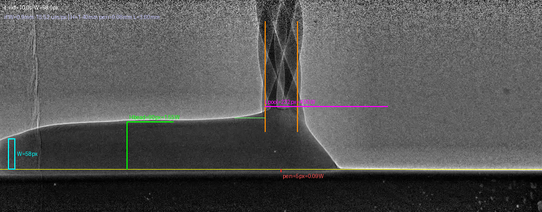
#> input picture validation/annotated/annot2_f_0021.png, 542 x 212 px, shrunk from 1024 x 400 before the run, found by its file name
$ python compare_val3mm_defocus.py
#> lines starting #> are read from the running program, lines starting #| are printed output that depends on the picture
import matplotlib; matplotlib.use("Agg")
import matplotlib.pyplot as plt
from matplotlib.image import imread
V="/workspace/validation/annotated/"; S="/workspace/laser_wire_ded_viz/val3mm_fe_ni_defocus/"
out=S+"comparison/val3mm_defocus_vs_experiment.png"
plt.rcParams.update({"text.color":"#ddd","axes.edgecolor":"#555"})
fig=plt.figure(figsize=(16,13),facecolor="#16161a")
fig.suptitle("Laser wire DED validation: experiment vs sim 'val3mm_fe_ni_defocus' (600 W, 2.67 mm/s, WFS 18.2 mm/s, focus -1.5 mm, A_wire 0.25 / A_sub 0.35, 3 mm track)",
             color="#f5c542",fontsize=13,x=0.01,ha="left",y=0.985)
gs=fig.add_gridspec(3,2,height_ratios=[1,1,0.9],hspace=0.12,wspace=0.04,left=0.01,right=0.99,top=0.95,bottom=0.01)
panels=[(V+"annot2_f_0021.png","Exp X-ray: H = 1.32 ± 0.20 mm, pool L = 3.33 mm, pen ~0.08 mm (guide 0.25-0.45); tip in pool, no ball"),
        (S+"latest_section_long.png","Sim t = 1.12 s: tip in pool, no ball; plateau H ~0.85 mm, pool L 3.7-3.9 mm, pen 0.08-0.17 mm"),
        (V+"eds_measured.png","Exp EDS long section: H 0.94 mm, unmelted Fe 5-12 %, d ~0.19 mm, along the whole track, inside the bead"),
        (S+"build_long_section.png","Sim build (first ~1 mm): unmelted Fe 11.5 %, 6 pieces d 0.11-0.42 mm, sitting below the plate line")]
for i,(f,t) in enumerate(panels):
    ax=fig.add_subplot(gs[i//2,i%2]); ax.imshow(imread(f)); ax.set_xticks([]); ax.set_yticks([])
    ax.set_title(t,fontsize=9.5,color="#ddd",loc="left")
    ax.set_facecolor("#16161a")
ax=fig.add_subplot(gs[2,:]); ax.axis("off")
rows=[("metric","Experiment","Sim (defocus, 3 mm)","verdict"),
("wire tip / balling","tip in pool, no ball","tip in pool (tip z 0.8 mm), no ball","match"),
("bead height [mm]","1.32 ± 0.20 (X-ray); EDS 0.94","~0.85 plateau behind pool (probe 0.70)","too low (~35 %)"),
("bead area [mm²]","~2.3-2.4 (bead-vol. match)","0.9-1.0 at probe; ~1.5 wire metal per mm of track","feed under-delivered"),
("delivered wire area [mm²]","0.353 nominal (5 x 0.3 mm)","~0.20 effective (from metal-volume balance)","~56 % of nominal"),
("penetration [mm]","0.08 ± 0.03 (auto); guide 0.25-0.45","0.085 avg last 20 %; 0.17 latest","OK (low end)"),
("pool length [mm]","3.33 ± 0.18","3.69 avg last 20 %; 3.90 latest","~11-17 % long"),
("unmelted Fe (x > 1.5 mm)","5-12 % area; d ~0.19 mm","11.5 % of deposited Fe; 6 pieces, median ~0.21 mm","amount and size match"),
("unmelted Fe location","along whole track, mid/upper bead","keeps forming after t ~0.45 s, but below the plate line","depth wrong"),
("unmelted Ni","none visible (Ni map: only Fe islands)","~12 % of deposited Ni, 4 pieces","too much")]
tab=ax.table(cellText=rows,loc="upper left",cellLoc="left",colWidths=[0.16,0.26,0.35,0.2])
tab.auto_set_font_size(False); tab.set_fontsize(10); tab.scale(1,1.55)
for (r,c),cell in tab.get_celld().items():
    cell.set_edgecolor("#333"); cell.set_facecolor("#1e1e24" if r else "#2a2a33")
    cell.get_text().set_color("#f5c542" if r==0 else ("#9fe39f" if c==3 and rows[r][3] in("match","OK (low end)","amount and size match") else ("#ff9f80" if c==3 else "#ddd")))
#> this loop made 40 passes
#> (r, c) on passes 1 to 12: (0, 0), (0, 1), (0, 2), (0, 3), (1, 0), (1, 1), (1, 2), (1, 3), (2, 0), (2, 1), (2, 2), (2, 3)
fig.savefig(out,dpi=110,facecolor=fig.get_facecolor()); print(out)
#> after `fig.savefig(out, dpi=110, facecolor=fig.get_facecolor())`:
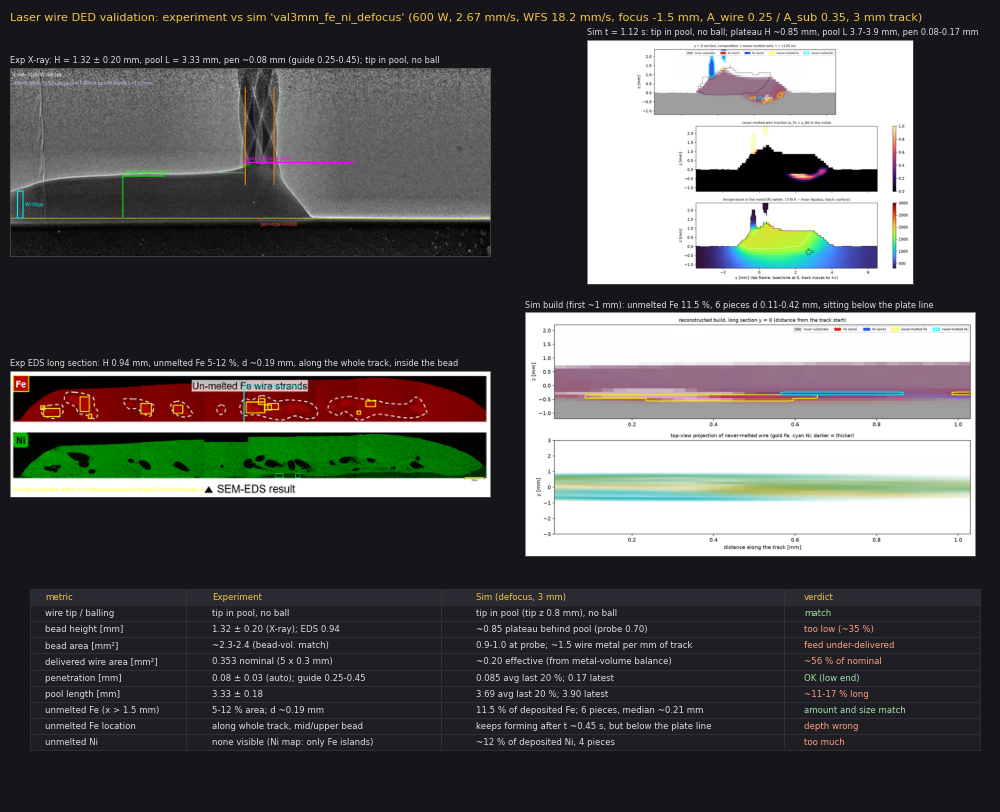
#> figure drawn by matplotlib, 4 panels
